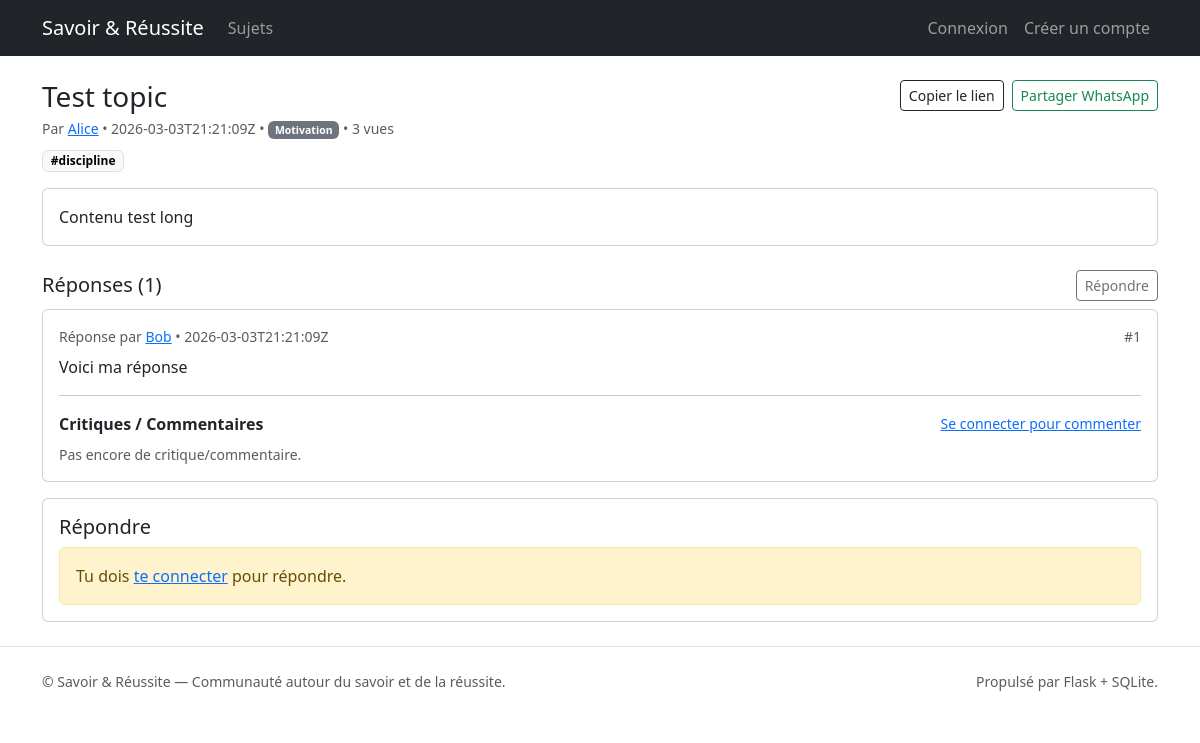
The page /topic/1 on the database its author committed.
### tables this page shows
CREATE TABLE topics (
  id INTEGER PRIMARY KEY AUTOINCREMENT,
  user_id INTEGER NOT NULL,
  title TEXT NOT NULL,
  body TEXT NOT NULL,
  category TEXT,
  tags TEXT,
  created_at TEXT NOT NULL,
  updated_at TEXT,
  is_closed INTEGER NOT NULL DEFAULT 0,
  views INTEGER NOT NULL DEFAULT 0,
  FOREIGN KEY (user_id) REFERENCES users(id) ON DELETE CASCADE
);

CREATE TABLE users (
  id INTEGER PRIMARY KEY AUTOINCREMENT,
  email TEXT NOT NULL UNIQUE,
  password_hash TEXT NOT NULL,
  display_name TEXT NOT NULL,
  created_at TEXT NOT NULL,
  is_admin INTEGER NOT NULL DEFAULT 0
);

CREATE TABLE replies (
  id INTEGER PRIMARY KEY AUTOINCREMENT,
  topic_id INTEGER NOT NULL,
  user_id INTEGER NOT NULL,
  body TEXT NOT NULL,
  created_at TEXT NOT NULL,
  updated_at TEXT,
  FOREIGN KEY (topic_id) REFERENCES topics(id) ON DELETE CASCADE,
  FOREIGN KEY (user_id) REFERENCES users(id) ON DELETE CASCADE
);

### app.py (the view)
    @app.route('/topic/<int:topic_id>')
    def topic(topic_id: int):
        topic = query_one(
            'SELECT t.*, u.display_name, u.id as author_id '
            'FROM topics t JOIN users u ON u.id = t.user_id WHERE t.id = ?',
            (topic_id,)
        )
        if not topic:
            abort(404)
        execute('UPDATE topics SET views = views + 1 WHERE id = ?', (topic_id,))
        replies = query_all(
            'SELECT r.*, u.display_name '
            'FROM replies r JOIN users u ON u.id = r.user_id '
            'WHERE r.topic_id = ? ORDER BY r.created_at ASC',
            (topic_id,)
        )
        reply_ids = [r['id'] for r in replies]
        comments_by_reply = {rid: [] for rid in reply_ids}
        if reply_ids:
            placeholders = ','.join(['?'] * len(reply_ids))
            comments = query_all(
                f"SELECT c.*, u.display_name FROM comments c JOIN users u ON u.id = c.user_id WHERE c.reply_id IN ({placeholders}) ORDER BY c.created_at ASC",
                tuple(reply_ids)
            )
            for c in comments:
                comments_by_reply[c['reply_id']].append(c)
        is_following = False
        if current_user.is_authenticated:
            f = query_one('SELECT id FROM follows WHERE user_id = ? AND topic_id = ?', (current_user.id, topic_id))
            is_following = bool(f)
        return render_template(
            'topic_view.html',
            topic=topic,
            replies=replies,
            comments_by_reply=comments_by_reply,
            is_following=is_following
        )

### db.py (called while the page is built)
def get_db() -> sqlite3.Connection:
    if 'db' not in g:
        db_path = Path(current_app.instance_path) / current_app.config.get('DATABASE', 'savoir_reussite.sqlite')
        db_path.parent.mkdir(parents=True, exist_ok=True)
        conn = sqlite3.connect(db_path)
        conn.row_factory = sqlite3.Row
        conn.execute('PRAGMA foreign_keys = ON;')
        g.db = conn
    return g.db

def query_one(sql: str, params=()):
    cur = get_db().execute(sql, params)
    row = cur.fetchone()
    cur.close()
    return row

def query_all(sql: str, params=()):
    cur = get_db().execute(sql, params)
    rows = cur.fetchall()
    cur.close()
    return rows

def execute(sql: str, params=()):
    db = get_db()
    cur = db.execute(sql, params)
    db.commit()
    last_id = cur.lastrowid
    cur.close()
    return last_id

### templates/topic_view.html (shortened to what this page needs)
{% extends "base.html" %}
{% block content %}
<div class="mb-3">
  <div class="d-flex flex-wrap align-items-start justify-content-between gap-2">
    <div>
      <h1 class="h3 mb-1">{{ topic['title'] }}</h1>
      <div class="text-muted small">Par <a href="{{ url_for('profile', user_id=topic['author_id']) }}">{{ topic['display_name'] }}</a> • {{ topic['created_at'] }}{% if topic['category'] %} • <span class="badge text-bg-secondary">{{ topic['category'] }}</span>{% endif %} • {{ topic['views'] }} vues</div>
      {% if topic['tags'] %}
        <div class="mt-2">
          {% for tag in topic['tags'].split(',') %}
            {% set t = tag.strip() %}
            {% if t %}<span class="badge text-bg-light border">#{{ t }}</span>{% endif %}
          {% endfor %}
        </div>
      {% endif %}
    </div>
    <div class="d-flex gap-2">
      <button class="btn btn-sm btn-outline-dark" type="button" onclick="copyToClipboard(window.location.href)">Copier le lien</button>
      <a class="btn btn-sm btn-outline-success" target="_blank" href="https://wa.me/?text={{ (topic['title'] ~ ' — ' ~ request.url)|urlencode }}">Partager WhatsApp</a>
    </div>
  </div>
</div>
<div class="card card-body mb-4">
  <div class="topic-body">{{ topic['body']|e|replace('\n','<br>')|safe }}</div>
</div>
<div class="d-flex align-items-center justify-content-between mb-2">
  <h2 class="h5 mb-0">Réponses ({{ replies|length }})</h2>
  <a class="btn btn-sm btn-outline-secondary" href="#repondre">Répondre</a>
</div>
{% for r in replies %}
  <div class="card mb-3" id="reply-{{ r['id'] }}">
    <div class="card-body">
      <div class="d-flex justify-content-between">
        <div class="small text-muted">Réponse par <a href="{{ url_for('profile', user_id=r['user_id']) }}">{{ r['display_name'] }}</a> • {{ r['created_at'] }}</div>
        <div class="small text-muted">#{{ r['id'] }}</div>
      </div>
      <div class="mt-2 reply-body">{{ r['body']|e|replace('\n','<br>')|safe }}</div>
      <hr class="my-3" />
      <div class="d-flex align-items-center justify-content-between">
        <div class="fw-semibold">Critiques / Commentaires</div>
        {% if current_user.is_authenticated %}
          <a class="small" href="#comment-{{ r['id'] }}">Ajouter</a>
        {% else %}
          <a class="small" href="{{ url_for('login') }}">Se connecter pour commenter</a>
        {% endif %}
      </div>
      {% set comments = comments_by_reply.get(r['id'], []) %}
      {% if comments|length == 0 %}
        <div class="text-muted small mt-2">Pas encore de critique/commentaire.</div>
      {% endif %}
    </div>
  </div>
{% endfor %}
<div class="card" id="repondre">
  <div class="card-body">
    <h3 class="h5">Répondre</h3>
    {% if current_user.is_authenticated %}
      <form method="post" action="{{ url_for('add_reply', topic_id=topic['id']) }}">
        <input type="hidden" name="csrf_token" value="{{ csrf_token }}" />
        <div class="mb-2">
          <textarea class="form-control" name="body" rows="5" placeholder="Écris ta réponse…" required></textarea>
        </div>
        <button class="btn btn-primary">Publier la réponse</button>
        <div class="form-text">L'auteur et les abonnés recevront un email (si activé).</div>
      </form>
    {% else %}
      <div class="alert alert-warning mb-0">Tu dois <a href="{{ url_for('login') }}">te connecter</a> pour répondre.</div>
    {% endif %}
  </div>
</div>
{% endblock %}

### templates/base.html (shortened to what this page needs)
<!doctype html>
<html lang="fr">
<head>
  <link href="https://cdn.jsdelivr.net/npm/bootstrap@5.3.3/dist/css/bootstrap.min.css" rel="stylesheet" />
  <link rel="stylesheet" href="{{ url_for('static', filename='style.css') }}" />
</head>
<body>
<nav class="navbar navbar-expand-lg navbar-dark bg-dark">
  <div class="container">
    <a class="navbar-brand" href="{{ url_for('index') }}">{{ app_name }}</a>
    <div class="collapse navbar-collapse" id="nav">
      <ul class="navbar-nav me-auto">
        <li class="nav-item"><a class="nav-link" href="{{ url_for('index') }}">Sujets</a></li>
      </ul>
      <ul class="navbar-nav ms-auto">
        {% if current_user.is_authenticated %}
          <li class="nav-item">
            <a class="nav-link" href="{{ url_for('profile', user_id=current_user.id) }}">@{{ current_user.display_name }}</a>
          </li>
          <li class="nav-item">
            <form method="post" action="{{ url_for('logout') }}" class="d-inline">
              <input type="hidden" name="csrf_token" value="{{ csrf_token }}" />
              <button class="btn btn-sm btn-outline-light">Déconnexion</button>
            </form>
          </li>
        {% else %}
          <li class="nav-item"><a class="nav-link" href="{{ url_for('login') }}">Connexion</a></li>
          <li class="nav-item"><a class="nav-link" href="{{ url_for('register') }}">Créer un compte</a></li>
        {% endif %}
      </ul>
    </div>
  </div>
</nav>
<main class="container py-4">
  {% block content %}{% endblock %}
</main>
<footer class="border-top py-4">
  <div class="container small text-muted">
    <div class="d-flex flex-wrap gap-2 justify-content-between">
      <div>© {{ app_name }} — Communauté autour du savoir et de la réussite.</div>
      <div>Propulsé par Flask + SQLite.</div>
    </div>
  </div>
</footer>
</body>
</html>

### static/style.css (style rules this page uses)
.topic-body, .reply-body { white-space: normal; }

### rows shown on the page
topics: title "Test topic", created_at "2026-03-03T21:21:09Z", category "Motivation", views "3", tags "discipline", body "Contenu test long"
users: display_name "Alice"
replies: display_name "Bob", created_at "2026-03-03T21:21:09Z", id "1", body "Voici ma réponse"

### other values the page prints
{{ app_name }} "Savoir & Réussite"
{{ replies|length }} "1"
